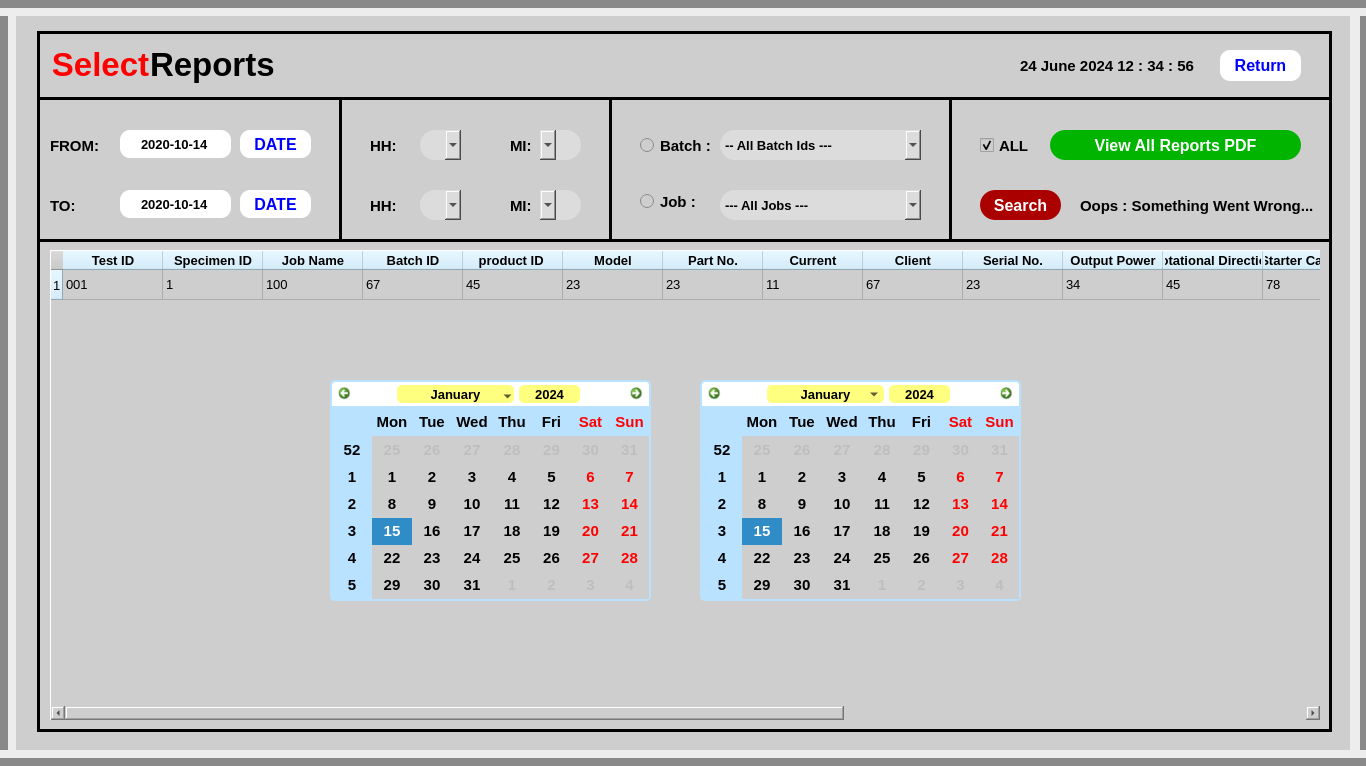
<?xml version="1.0" encoding="UTF-8"?>
<ui version="4.0">
 <class>MainWindow</class>
 <widget class="QMainWindow" name="MainWindow">
  <property name="geometry">
   <rect>
    <x>0</x>
    <y>0</y>
    <width>1366</width>
    <height>766</height>
   </rect>
  </property>
  <property name="minimumSize">
   <size>
    <width>1366</width>
    <height>766</height>
   </size>
  </property>
  <property name="maximumSize">
   <size>
    <width>1366</width>
    <height>766</height>
   </size>
  </property>
  <property name="windowTitle">
   <string>MainWindow</string>
  </property>
  <property name="styleSheet">
   <string notr="true">background-color: rgb(206, 206, 206);</string>
  </property>
  <widget class="QWidget" name="centralwidget">
   <widget class="Line" name="line_9">
    <property name="geometry">
     <rect>
      <x>-30</x>
      <y>750</y>
      <width>1421</width>
      <height>16</height>
     </rect>
    </property>
    <property name="frameShadow">
     <enum>QFrame::Raised</enum>
    </property>
    <property name="lineWidth">
     <number>10</number>
    </property>
    <property name="midLineWidth">
     <number>0</number>
    </property>
    <property name="orientation">
     <enum>Qt::Horizontal</enum>
    </property>
   </widget>
   <widget class="Line" name="line_6">
    <property name="geometry">
     <rect>
      <x>0</x>
      <y>-10</y>
      <width>16</width>
      <height>791</height>
     </rect>
    </property>
    <property name="frameShadow">
     <enum>QFrame::Sunken</enum>
    </property>
    <property name="lineWidth">
     <number>10</number>
    </property>
    <property name="midLineWidth">
     <number>0</number>
    </property>
    <property name="orientation">
     <enum>Qt::Vertical</enum>
    </property>
   </widget>
   <widget class="QLabel" name="label_69">
    <property name="geometry">
     <rect>
      <x>1080</x>
      <y>190</y>
      <width>241</width>
      <height>31</height>
     </rect>
    </property>
    <property name="font">
     <font>
      <family>Arial</family>
      <pointsize>11</pointsize>
      <weight>75</weight>
      <bold>true</bold>
     </font>
    </property>
    <property name="styleSheet">
     <string notr="true">color: rgb(0, 0, 0);


</string>
    </property>
    <property name="text">
     <string>Oops : Something Went Wrong...</string>
    </property>
    <property name="alignment">
     <set>Qt::AlignLeading|Qt::AlignLeft|Qt::AlignVCenter</set>
    </property>
   </widget>
   <widget class="QPushButton" name="pushButton_3">
    <property name="geometry">
     <rect>
      <x>1220</x>
      <y>50</y>
      <width>81</width>
      <height>31</height>
     </rect>
    </property>
    <property name="maximumSize">
     <size>
      <width>16777215</width>
      <height>60</height>
     </size>
    </property>
    <property name="font">
     <font>
      <family>Arial</family>
      <pointsize>12</pointsize>
      <weight>75</weight>
      <bold>true</bold>
     </font>
    </property>
    <property name="cursor">
     <cursorShape>PointingHandCursor</cursorShape>
    </property>
    <property name="styleSheet">
     <string notr="true">#pushButton_3{
color: rgb(0, 0, 255);
border-radius:10px;
background-color: rgb(255, 255, 255);
}
#pushButton_3:hover{
padding-left:5px;
border:1px solid black;
}
#pushButton_3:pressed{
padding-bottom:5px;
}</string>
    </property>
    <property name="text">
     <string>Return</string>
    </property>
   </widget>
   <widget class="QLabel" name="label_34">
    <property name="geometry">
     <rect>
      <x>50</x>
      <y>44</y>
      <width>101</width>
      <height>40</height>
     </rect>
    </property>
    <property name="maximumSize">
     <size>
      <width>16777215</width>
      <height>40</height>
     </size>
    </property>
    <property name="font">
     <font>
      <family>Arial</family>
      <pointsize>25</pointsize>
      <weight>75</weight>
      <bold>true</bold>
     </font>
    </property>
    <property name="styleSheet">
     <string notr="true">
color: rgb(255, 0, 0);


</string>
    </property>
    <property name="text">
     <string>Select</string>
    </property>
    <property name="alignment">
     <set>Qt::AlignCenter</set>
    </property>
   </widget>
   <widget class="QLabel" name="label_72">
    <property name="geometry">
     <rect>
      <x>1020</x>
      <y>50</y>
      <width>181</width>
      <height>31</height>
     </rect>
    </property>
    <property name="font">
     <font>
      <family>Arial</family>
      <pointsize>11</pointsize>
      <weight>75</weight>
      <bold>true</bold>
     </font>
    </property>
    <property name="styleSheet">
     <string notr="true">color: rgb(0, 0, 0);


</string>
    </property>
    <property name="text">
     <string>24 June 2024 12 : 34 : 56</string>
    </property>
    <property name="alignment">
     <set>Qt::AlignLeading|Qt::AlignLeft|Qt::AlignVCenter</set>
    </property>
   </widget>
   <widget class="Line" name="line_8">
    <property name="geometry">
     <rect>
      <x>-30</x>
      <y>0</y>
      <width>1451</width>
      <height>16</height>
     </rect>
    </property>
    <property name="frameShadow">
     <enum>QFrame::Sunken</enum>
    </property>
    <property name="lineWidth">
     <number>10</number>
    </property>
    <property name="midLineWidth">
     <number>0</number>
    </property>
    <property name="orientation">
     <enum>Qt::Horizontal</enum>
    </property>
   </widget>
   <widget class="Line" name="line_7">
    <property name="geometry">
     <rect>
      <x>1350</x>
      <y>-10</y>
      <width>20</width>
      <height>821</height>
     </rect>
    </property>
    <property name="frameShadow">
     <enum>QFrame::Raised</enum>
    </property>
    <property name="lineWidth">
     <number>10</number>
    </property>
    <property name="midLineWidth">
     <number>0</number>
    </property>
    <property name="orientation">
     <enum>Qt::Vertical</enum>
    </property>
   </widget>
   <widget class="QLabel" name="label_49">
    <property name="geometry">
     <rect>
      <x>150</x>
      <y>44</y>
      <width>131</width>
      <height>40</height>
     </rect>
    </property>
    <property name="maximumSize">
     <size>
      <width>16777215</width>
      <height>40</height>
     </size>
    </property>
    <property name="font">
     <font>
      <family>Arial</family>
      <pointsize>25</pointsize>
      <weight>75</weight>
      <bold>true</bold>
     </font>
    </property>
    <property name="styleSheet">
     <string notr="true">color: rgb(0, 0, 0);


</string>
    </property>
    <property name="text">
     <string>Reports</string>
    </property>
    <property name="alignment">
     <set>Qt::AlignLeading|Qt::AlignLeft|Qt::AlignVCenter</set>
    </property>
   </widget>
   <widget class="QLineEdit" name="lineEdit">
    <property name="geometry">
     <rect>
      <x>120</x>
      <y>130</y>
      <width>111</width>
      <height>28</height>
     </rect>
    </property>
    <property name="font">
     <font>
      <family>Arial</family>
      <pointsize>10</pointsize>
      <weight>75</weight>
      <bold>true</bold>
     </font>
    </property>
    <property name="styleSheet">
     <string notr="true">#lineEdit{
background-color: rgb(255, 255, 255);

border-radius: 10px;
}
#lineEdit:hover{
border: 1px solid black;
}
#lineEdit:focus{
border: 1px solid red;
}

</string>
    </property>
    <property name="text">
     <string>2020-10-14</string>
    </property>
    <property name="alignment">
     <set>Qt::AlignCenter</set>
    </property>
   </widget>
   <widget class="QComboBox" name="comboBox">
    <property name="geometry">
     <rect>
      <x>420</x>
      <y>130</y>
      <width>41</width>
      <height>30</height>
     </rect>
    </property>
    <property name="font">
     <font>
      <family>Arial</family>
      <pointsize>10</pointsize>
      <weight>75</weight>
      <bold>true</bold>
     </font>
    </property>
    <property name="cursor">
     <cursorShape>OpenHandCursor</cursorShape>
    </property>
    <property name="styleSheet">
     <string notr="true">#comboBox{
	background-color: rgb(220, 220, 220);
color: rgb(0, 0, 0);
border-radius:15px;
}</string>
    </property>
   </widget>
   <widget class="QComboBox" name="comboBox_8">
    <property name="geometry">
     <rect>
      <x>420</x>
      <y>190</y>
      <width>41</width>
      <height>30</height>
     </rect>
    </property>
    <property name="font">
     <font>
      <family>Arial</family>
      <pointsize>10</pointsize>
      <weight>75</weight>
      <bold>true</bold>
     </font>
    </property>
    <property name="cursor">
     <cursorShape>OpenHandCursor</cursorShape>
    </property>
    <property name="styleSheet">
     <string notr="true">#comboBox_8{
	background-color: rgb(220, 220, 220);

color: rgb(0, 0, 0);
border-radius:15px;
}</string>
    </property>
   </widget>
   <widget class="QComboBox" name="comboBox_3">
    <property name="geometry">
     <rect>
      <x>720</x>
      <y>190</y>
      <width>201</width>
      <height>30</height>
     </rect>
    </property>
    <property name="font">
     <font>
      <family>Arial</family>
      <pointsize>10</pointsize>
      <weight>75</weight>
      <bold>true</bold>
     </font>
    </property>
    <property name="cursor">
     <cursorShape>OpenHandCursor</cursorShape>
    </property>
    <property name="styleSheet">
     <string notr="true">#comboBox_3{
	background-color: rgb(220, 220, 220);
color: rgb(0, 0, 0);
border-radius:15px;
}</string>
    </property>
    <item>
     <property name="text">
      <string>--- All Jobs ---</string>
     </property>
    </item>
    <item>
     <property name="text">
      <string>JobName 1</string>
     </property>
    </item>
    <item>
     <property name="text">
      <string>JobName 2</string>
     </property>
    </item>
   </widget>
   <widget class="QLabel" name="label_12">
    <property name="geometry">
     <rect>
      <x>510</x>
      <y>190</y>
      <width>21</width>
      <height>31</height>
     </rect>
    </property>
    <property name="font">
     <font>
      <family>Arial</family>
      <pointsize>11</pointsize>
      <weight>75</weight>
      <bold>true</bold>
     </font>
    </property>
    <property name="styleSheet">
     <string notr="true">color: rgb(0, 0, 0);</string>
    </property>
    <property name="text">
     <string>MI:</string>
    </property>
    <property name="alignment">
     <set>Qt::AlignLeading|Qt::AlignLeft|Qt::AlignVCenter</set>
    </property>
   </widget>
   <widget class="QPushButton" name="pushButton_4">
    <property name="geometry">
     <rect>
      <x>980</x>
      <y>190</y>
      <width>81</width>
      <height>30</height>
     </rect>
    </property>
    <property name="font">
     <font>
      <family>Arial</family>
      <pointsize>12</pointsize>
      <weight>75</weight>
      <bold>true</bold>
     </font>
    </property>
    <property name="cursor">
     <cursorShape>PointingHandCursor</cursorShape>
    </property>
    <property name="styleSheet">
     <string notr="true">#pushButton_4{
color: rgb(255, 255, 255);
background-color: rgb(170, 0, 0);
border-radius:15px;
}
#pushButton_4:hover{
border:2px solid white;
padding-bottom: 3px;
padding-right: 3px;
}
#pushButton_4:pressed{
border:none;
padding-top: 5px;
padding-left: 5px;
}</string>
    </property>
    <property name="text">
     <string>Search</string>
    </property>
   </widget>
   <widget class="QCalendarWidget" name="calendarWidget_2">
    <property name="geometry">
     <rect>
      <x>700</x>
      <y>380</y>
      <width>321</width>
      <height>221</height>
     </rect>
    </property>
    <property name="font">
     <font>
      <family>Arial</family>
      <pointsize>11</pointsize>
      <weight>75</weight>
      <bold>true</bold>
     </font>
    </property>
    <property name="cursor">
     <cursorShape>PointingHandCursor</cursorShape>
    </property>
    <property name="focusPolicy">
     <enum>Qt::NoFocus</enum>
    </property>
    <property name="styleSheet">
     <string notr="true">#calendarWidget_2 QWidget {
    alternate-background-color: #B8E2FF;
}
#qt_calendar_navigationbar {
    background-color: rgb(255, 255, 255);
    border: 2px solid #B8E2FF;
    border-top-left-radius: 5px;
    border-top-right-radius: 5px;
}

#qt_calendar_prevmonth {
    border: none;
    qproperty-icon: none;
    min-width: 13px;
    max-width: 13px;
    min-height: 13px;
    max-height: 13px;
    border-radius: 5px;
    background-color: transparent;
    padding: 5px;
    margin-left: 3px;
    image: url(:/newPrefix/back-arrow.png);
}
#qt_calendar_nextmonth {
    border: none;
    qproperty-icon: none;
    min-width: 13px;
    max-width: 13px;
    min-height: 13px;
    max-height: 13px;
    border-radius: 5px;
    background-color: transparent;
    padding: 5px;
    margin-right: 3px;
    image: url(:/newPrefix/redo-arrow.png);
}
#qt_calendar_prevmonth:hover, #qt_calendar_nextmonth:hover {
    background-color: #55aaff;
}
#qt_calendar_prevmonth:pressed, #qt_calendar_nextmonth:pressed {
    background-color: rgb(255, 255, 255);
}
#qt_calendar_yearbutton {
    color: rgb(0, 0, 0);
    margin: 5px;
    border-radius: 5px;
    font-size: 13px;
    padding: 0 10px;
    background-color: rgb(255, 255, 127);
}
#qt_calendar_monthbutton {
    width: 110px;
    background-color: rgb(255, 255, 127);
    color: rgb(0, 0, 0);
    font-size: 13px;
    padding: 0 2px;
    margin: 5px 0;
    border-radius: 5px;
}
#qt_calendar_yearbutton:hover, #qt_calendar_monthbutton:hover {
    background-color: rgb(250, 255, 190);
}
#qt_calendar_yearbutton:pressed, #qt_calendar_monthbutton:pressed {
    background-color: #B8E2FF;
}
#qt_calendar_yearedit {
    min-width: 60px;
    color: rgb(0, 0, 0);
    background: transparent;
    font-size: 13px;
}
#qt_calendar_yearedit::down-button {
    subcontrol-position: left;
    image: url(:/newPrefix/arrow.png);
}
#qt_calendar_yearedit::up-button {
    subcontrol-position: right;
    image: url(:/newPrefix/arrow-up.png);
}
#qt_calendar_yearedit::down-button, #qt_calendar_yearedit::up-button {
    width: 18px;
    height: 18px;
    padding: 0px 5px;
    border-radius: 3px;
}
#qt_calendar_yearedit::down-button:hover, #qt_calendar_yearedit::up-button:hover {
    background-color: #B8E2FF;
}
#qt_calendar_yearedit::down-button:pressed, #qt_calendar_yearedit::up-button:pressed {
    background-color: #fff;
}
#calendarWidget_2 QToolButton QMenu {
    background-color: #fff;
}
#calendarWidget_2 QToolButton QMenu::item {
    /*padding:5px;*/
}
#calendarWidget_2 QToolButton QMenu::item:selected:enabled {
    background-color: #55aaff;
}

#calendarWidget_2 QToolButton::menu-indicator {
    nosubcontrol-origin: margin;
    subcontrol-position: right center;
    margin-top: 10px; 
    width: 20px;
}

#qt_calendar_calendarview {
    border: 2px solid #B8E2FF;
    border-top: 0px;
    border-bottom-left-radius: 5px;
    border-bottom-right-radius: 5px;
}
#qt_calendar_calendarview::item:hover {
    background-color: #aaffff;
    border-radius: 5px;
}
#qt_calendar_calendarview::item:selected {
    background-color: #55aaff;
    border-radius: 5px;
}
</string>
    </property>
    <property name="gridVisible">
     <bool>false</bool>
    </property>
   </widget>
   <widget class="QLabel" name="label_4">
    <property name="geometry">
     <rect>
      <x>50</x>
      <y>190</y>
      <width>41</width>
      <height>31</height>
     </rect>
    </property>
    <property name="font">
     <font>
      <family>Arial</family>
      <pointsize>11</pointsize>
      <weight>75</weight>
      <bold>true</bold>
     </font>
    </property>
    <property name="styleSheet">
     <string notr="true">color: rgb(0, 0, 0);</string>
    </property>
    <property name="text">
     <string>TO:</string>
    </property>
    <property name="alignment">
     <set>Qt::AlignLeading|Qt::AlignLeft|Qt::AlignVCenter</set>
    </property>
   </widget>
   <widget class="QLabel" name="label_3">
    <property name="geometry">
     <rect>
      <x>50</x>
      <y>130</y>
      <width>61</width>
      <height>31</height>
     </rect>
    </property>
    <property name="font">
     <font>
      <family>Arial</family>
      <pointsize>11</pointsize>
      <weight>75</weight>
      <bold>true</bold>
     </font>
    </property>
    <property name="styleSheet">
     <string notr="true">color: rgb(0, 0, 0);</string>
    </property>
    <property name="text">
     <string>FROM:</string>
    </property>
    <property name="alignment">
     <set>Qt::AlignLeading|Qt::AlignLeft|Qt::AlignVCenter</set>
    </property>
   </widget>
   <widget class="QLabel" name="label_5">
    <property name="geometry">
     <rect>
      <x>370</x>
      <y>130</y>
      <width>41</width>
      <height>31</height>
     </rect>
    </property>
    <property name="font">
     <font>
      <family>Arial</family>
      <pointsize>11</pointsize>
      <weight>75</weight>
      <bold>true</bold>
     </font>
    </property>
    <property name="styleSheet">
     <string notr="true">color: rgb(0, 0, 0);</string>
    </property>
    <property name="text">
     <string>HH:</string>
    </property>
    <property name="alignment">
     <set>Qt::AlignLeading|Qt::AlignLeft|Qt::AlignVCenter</set>
    </property>
   </widget>
   <widget class="QPushButton" name="pushButton_12">
    <property name="geometry">
     <rect>
      <x>240</x>
      <y>190</y>
      <width>71</width>
      <height>28</height>
     </rect>
    </property>
    <property name="font">
     <font>
      <family>Arial</family>
      <pointsize>12</pointsize>
      <weight>75</weight>
      <bold>true</bold>
     </font>
    </property>
    <property name="cursor">
     <cursorShape>PointingHandCursor</cursorShape>
    </property>
    <property name="styleSheet">
     <string notr="true">#pushButton_12{
color: rgb(0, 0, 255);
border-radius:10px;
background-color: rgb(255, 255, 255);
}
#pushButton_12:hover{
padding-left:5px;
border:1px solid black;
}
#pushButton_12:pressed{
padding-bottom:5px;
}</string>
    </property>
    <property name="text">
     <string>DATE</string>
    </property>
    <property name="checkable">
     <bool>false</bool>
    </property>
    <property name="autoExclusive">
     <bool>false</bool>
    </property>
   </widget>
   <widget class="QComboBox" name="comboBox_4">
    <property name="geometry">
     <rect>
      <x>720</x>
      <y>130</y>
      <width>201</width>
      <height>30</height>
     </rect>
    </property>
    <property name="font">
     <font>
      <family>Arial</family>
      <pointsize>10</pointsize>
      <weight>75</weight>
      <bold>true</bold>
     </font>
    </property>
    <property name="cursor">
     <cursorShape>OpenHandCursor</cursorShape>
    </property>
    <property name="layoutDirection">
     <enum>Qt::LeftToRight</enum>
    </property>
    <property name="styleSheet">
     <string notr="true">#comboBox_4{
	background-color: rgb(220, 220, 220);
color: rgb(0, 0, 0);
border-radius:15px;
}</string>
    </property>
    <item>
     <property name="text">
      <string>-- All Batch Ids ---</string>
     </property>
    </item>
    <item>
     <property name="text">
      <string>COMPRESSION</string>
     </property>
    </item>
    <item>
     <property name="text">
      <string>TEAR</string>
     </property>
    </item>
    <item>
     <property name="text">
      <string>FLXURAL</string>
     </property>
    </item>
    <item>
     <property name="text">
      <string>ILSS</string>
     </property>
    </item>
    <item>
     <property name="text">
      <string>QLSS</string>
     </property>
    </item>
   </widget>
   <widget class="QRadioButton" name="radioButton">
    <property name="geometry">
     <rect>
      <x>640</x>
      <y>176</y>
      <width>71</width>
      <height>51</height>
     </rect>
    </property>
    <property name="font">
     <font>
      <family>Arial</family>
      <pointsize>11</pointsize>
      <weight>75</weight>
      <bold>true</bold>
     </font>
    </property>
    <property name="cursor">
     <cursorShape>PointingHandCursor</cursorShape>
    </property>
    <property name="text">
     <string>Job :</string>
    </property>
   </widget>
   <widget class="QLineEdit" name="lineEdit_2">
    <property name="geometry">
     <rect>
      <x>120</x>
      <y>190</y>
      <width>111</width>
      <height>28</height>
     </rect>
    </property>
    <property name="font">
     <font>
      <family>Arial</family>
      <pointsize>10</pointsize>
      <weight>75</weight>
      <bold>true</bold>
     </font>
    </property>
    <property name="styleSheet">
     <string notr="true">#lineEdit_2{
background-color: rgb(255, 255, 255);

border-radius: 10px;
}
#lineEdit_2:hover{
border: 1px solid black;
}
#lineEdit_2:focus{
border: 1px solid red;
}
</string>
    </property>
    <property name="text">
     <string>2020-10-14</string>
    </property>
    <property name="alignment">
     <set>Qt::AlignCenter</set>
    </property>
   </widget>
   <widget class="QCalendarWidget" name="calendarWidget">
    <property name="geometry">
     <rect>
      <x>330</x>
      <y>380</y>
      <width>321</width>
      <height>221</height>
     </rect>
    </property>
    <property name="font">
     <font>
      <family>Arial</family>
      <pointsize>11</pointsize>
      <weight>75</weight>
      <bold>true</bold>
     </font>
    </property>
    <property name="cursor">
     <cursorShape>PointingHandCursor</cursorShape>
    </property>
    <property name="mouseTracking">
     <bool>false</bool>
    </property>
    <property name="tabletTracking">
     <bool>false</bool>
    </property>
    <property name="focusPolicy">
     <enum>Qt::NoFocus</enum>
    </property>
    <property name="contextMenuPolicy">
     <enum>Qt::DefaultContextMenu</enum>
    </property>
    <property name="styleSheet">
     <string notr="true">#calendarWidget QWidget {
    alternate-background-color: #B8E2FF;
}
#qt_calendar_navigationbar {
    background-color: rgb(255, 255, 255);
    border: 2px solid #B8E2FF;
    border-top-left-radius: 5px;
    border-top-right-radius: 5px;
}

#qt_calendar_prevmonth {
    border: none;
    qproperty-icon: none;
    min-width: 13px;
    max-width: 13px;
    min-height: 13px;
    max-height: 13px;
    border-radius: 5px;
    background-color: transparent;
    padding: 5px;
    margin-left: 3px;
	image: url(:/newPrefix/back-arrow.png);
}
#qt_calendar_nextmonth {
    border: none;
    qproperty-icon: none;
    min-width: 13px;
    max-width: 13px;
    min-height: 13px;
    max-height: 13px;
    border-radius: 5px;
    background-color: transparent;
    padding: 5px;
    margin-right: 3px;
	image: url(:/newPrefix/redo-arrow.png);
}
#qt_calendar_prevmonth:hover, #qt_calendar_nextmonth:hover {
    background-color: #55aaff;
}
#qt_calendar_prevmonth:pressed, #qt_calendar_nextmonth:pressed {
    background-color: rgb(255, 255, 255);
}
#qt_calendar_yearbutton{

color: rgb(0, 0, 0);
margin: 5px;
border-radius: 5px;
font-size: 13px;
padding: 0 10px;
	background-color: rgb(255, 255, 127);
}
#qt_calendar_monthbutton{
width:110px;
	background-color: rgb(255, 255, 127);
	color: rgb(0, 0, 0);
font-size: 13px;
padding: 0 2px;
margin: 5px 0;
border-radius: 5px;
}
#qt_calendar_yearbutton:hover, #qt_calendar_monthbutton:hover{
background-color: rgb(250, 255, 190);
}
#qt_calendar_yearbutton:pressed, #qt_calendar_monthbutton:pressed{
background-color: #B8E2FF;
}
#qt_calendar_yearedit{
min-width:60px;
	color: rgb(0, 0, 0);
background: transparent;
font-size: 13px;
}
#qt_calendar_yearedit::down-button{
subcontrol-position: left;
	image: url(:/newPrefix/arrow.png);
}
#qt_calendar_yearedit::up-button{
subcontrol-position: right;
	image: url(:/newPrefix/arrow-up.png);
}
#qt_calendar_yearedit::down-button, #qt_calendar_yearedit::up-button{
width: 18px;
height: 18px;
padding: 0px 5px;
border-radius:3px;
}
#qt_calendar_yearedit::down-button:hover, #qt_calendar_yearedit::up-button:hover{
background-color: #B8E2FF;
}
#qt_calendar_yearedit::down-button:pressed, #qt_calendar_yearedit::up-button:pressed{
background-color: #fff;
}
#calendarWidget QToolButton QMenu {
background-color: #fff;
}
#calendarWidget QToolButton QMenu::item{
/*padding:5px;*/
}
#calendarWidget QToolButton QMenu::item:selected:enabled{
background-color: #55aaff;
}

#calendarWidget QToolButton::menu-indicator{
nosubcontrol-origin: margin;
subcontrol-position: right center;
margin-top: 10px; 
width: 20px;
}

#qt_calendar_calendarview{
border: 2px solid #B8E2FF;
border-top: 0px;
border-bottom-left-radius:5px;
border-bottom-right-radius:5px;
}
#qt_calendar_calendarview::item:hover{
background-color: #aaffff;
border-radius: 5px;

}
#qt_calendar_calendarview::item:selected{
background-color: #55aaff;
border-radius: 5px;
	background-color: rgb(0, 0, 0);
}</string>
    </property>
    <property name="firstDayOfWeek">
     <enum>Qt::Monday</enum>
    </property>
    <property name="gridVisible">
     <bool>false</bool>
    </property>
    <property name="navigationBarVisible">
     <bool>true</bool>
    </property>
   </widget>
   <widget class="QLabel" name="label_11">
    <property name="geometry">
     <rect>
      <x>370</x>
      <y>190</y>
      <width>41</width>
      <height>31</height>
     </rect>
    </property>
    <property name="font">
     <font>
      <family>Arial</family>
      <pointsize>11</pointsize>
      <weight>75</weight>
      <bold>true</bold>
     </font>
    </property>
    <property name="styleSheet">
     <string notr="true">color: rgb(0, 0, 0);</string>
    </property>
    <property name="text">
     <string>HH:</string>
    </property>
    <property name="alignment">
     <set>Qt::AlignLeading|Qt::AlignLeft|Qt::AlignVCenter</set>
    </property>
   </widget>
   <widget class="QLabel" name="label_6">
    <property name="geometry">
     <rect>
      <x>510</x>
      <y>130</y>
      <width>31</width>
      <height>31</height>
     </rect>
    </property>
    <property name="font">
     <font>
      <family>Arial</family>
      <pointsize>11</pointsize>
      <weight>75</weight>
      <bold>true</bold>
     </font>
    </property>
    <property name="styleSheet">
     <string notr="true">color: rgb(0, 0, 0);</string>
    </property>
    <property name="text">
     <string>MI:</string>
    </property>
    <property name="alignment">
     <set>Qt::AlignLeading|Qt::AlignLeft|Qt::AlignVCenter</set>
    </property>
   </widget>
   <widget class="QComboBox" name="comboBox_2">
    <property name="geometry">
     <rect>
      <x>540</x>
      <y>130</y>
      <width>41</width>
      <height>30</height>
     </rect>
    </property>
    <property name="font">
     <font>
      <family>Arial</family>
      <pointsize>10</pointsize>
      <weight>75</weight>
      <bold>true</bold>
     </font>
    </property>
    <property name="cursor">
     <cursorShape>OpenHandCursor</cursorShape>
    </property>
    <property name="layoutDirection">
     <enum>Qt::RightToLeft</enum>
    </property>
    <property name="styleSheet">
     <string notr="true">#comboBox_2{
	background-color: rgb(220, 220, 220);
color: rgb(0, 0, 0);
border-radius:15px;
}</string>
    </property>
   </widget>
   <widget class="QPushButton" name="pushButton_8">
    <property name="geometry">
     <rect>
      <x>240</x>
      <y>130</y>
      <width>71</width>
      <height>28</height>
     </rect>
    </property>
    <property name="font">
     <font>
      <family>Arial</family>
      <pointsize>12</pointsize>
      <weight>75</weight>
      <bold>true</bold>
     </font>
    </property>
    <property name="cursor">
     <cursorShape>PointingHandCursor</cursorShape>
    </property>
    <property name="styleSheet">
     <string notr="true">#pushButton_8{
color: rgb(0, 0, 255);
border-radius:10px;
background-color: rgb(255, 255, 255);
}
#pushButton_8:hover{
padding-left:5px;
border:1px solid black;
}
#pushButton_8:pressed{
padding-bottom:5px;
}</string>
    </property>
    <property name="text">
     <string>DATE</string>
    </property>
    <property name="checkable">
     <bool>false</bool>
    </property>
    <property name="autoExclusive">
     <bool>false</bool>
    </property>
   </widget>
   <widget class="QComboBox" name="comboBox_7">
    <property name="geometry">
     <rect>
      <x>540</x>
      <y>190</y>
      <width>41</width>
      <height>30</height>
     </rect>
    </property>
    <property name="font">
     <font>
      <family>Arial</family>
      <pointsize>10</pointsize>
      <weight>75</weight>
      <bold>true</bold>
     </font>
    </property>
    <property name="cursor">
     <cursorShape>OpenHandCursor</cursorShape>
    </property>
    <property name="layoutDirection">
     <enum>Qt::RightToLeft</enum>
    </property>
    <property name="styleSheet">
     <string notr="true">#comboBox_7{
	background-color: rgb(220, 220, 220);
color: rgb(0, 0, 0);
border-radius:15px;
}</string>
    </property>
   </widget>
   <widget class="QPushButton" name="pushButton_5">
    <property name="geometry">
     <rect>
      <x>1050</x>
      <y>130</y>
      <width>251</width>
      <height>30</height>
     </rect>
    </property>
    <property name="font">
     <font>
      <family>Arial</family>
      <pointsize>12</pointsize>
      <weight>75</weight>
      <bold>true</bold>
     </font>
    </property>
    <property name="cursor">
     <cursorShape>PointingHandCursor</cursorShape>
    </property>
    <property name="styleSheet">
     <string notr="true">#pushButton_5{
color: rgb(255, 255, 255);
background-color: rgb(0, 180, 0);
border-radius: 15px;
}
#pushButton_5:hover{
border:2px solid white;
padding-bottom: 3px;
padding-right: 3px;
}
#pushButton_5:pressed{
border:none;
padding-top: 5px;
padding-left: 5px;
}
</string>
    </property>
    <property name="text">
     <string>View All Reports PDF</string>
    </property>
   </widget>
   <widget class="QCheckBox" name="checkBox">
    <property name="geometry">
     <rect>
      <x>980</x>
      <y>130</y>
      <width>51</width>
      <height>31</height>
     </rect>
    </property>
    <property name="font">
     <font>
      <family>Arial</family>
      <pointsize>11</pointsize>
      <weight>75</weight>
      <bold>true</bold>
     </font>
    </property>
    <property name="cursor">
     <cursorShape>PointingHandCursor</cursorShape>
    </property>
    <property name="text">
     <string>ALL</string>
    </property>
    <property name="checked">
     <bool>true</bool>
    </property>
   </widget>
   <widget class="QRadioButton" name="radioButton_2">
    <property name="geometry">
     <rect>
      <x>640</x>
      <y>120</y>
      <width>71</width>
      <height>51</height>
     </rect>
    </property>
    <property name="font">
     <font>
      <family>Arial</family>
      <pointsize>11</pointsize>
      <weight>75</weight>
      <bold>true</bold>
     </font>
    </property>
    <property name="cursor">
     <cursorShape>PointingHandCursor</cursorShape>
    </property>
    <property name="text">
     <string>Batch :</string>
    </property>
   </widget>
   <widget class="QTableWidget" name="tableWidget">
    <property name="geometry">
     <rect>
      <x>50</x>
      <y>250</y>
      <width>1271</width>
      <height>471</height>
     </rect>
    </property>
    <property name="font">
     <font>
      <family>Arial</family>
      <pointsize>10</pointsize>
      <weight>50</weight>
      <bold>false</bold>
     </font>
    </property>
    <property name="cursor" stdset="0">
     <cursorShape>PointingHandCursor</cursorShape>
    </property>
    <property name="styleSheet">
     <string notr="true">#tableWidget{
color: rgb(0, 0, 0);
border: 1px solid white;
	alternate-background-color: rgb(232, 232, 232);
}
QHeaderView{

}
QHeaderView::section{
	background-color: rgb(203, 237, 255);
}
QTableWidget::item:hover{
background-color: rgb(208, 208, 208);}</string>
    </property>
    <property name="frameShape">
     <enum>QFrame::Box</enum>
    </property>
    <property name="frameShadow">
     <enum>QFrame::Plain</enum>
    </property>
    <property name="lineWidth">
     <number>3</number>
    </property>
    <property name="verticalScrollMode">
     <enum>QAbstractItemView::ScrollPerPixel</enum>
    </property>
    <property name="horizontalScrollMode">
     <enum>QAbstractItemView::ScrollPerPixel</enum>
    </property>
    <property name="gridStyle">
     <enum>Qt::SolidLine</enum>
    </property>
    <property name="sortingEnabled">
     <bool>true</bool>
    </property>
    <attribute name="horizontalHeaderStretchLastSection">
     <bool>true</bool>
    </attribute>
    <row>
     <property name="text">
      <string>1</string>
     </property>
     <property name="font">
      <font>
       <family>Arial</family>
       <pointsize>10</pointsize>
       <weight>50</weight>
       <bold>false</bold>
      </font>
     </property>
    </row>
    <column>
     <property name="text">
      <string>Test ID</string>
     </property>
     <property name="font">
      <font>
       <family>Arial</family>
       <pointsize>10</pointsize>
       <weight>75</weight>
       <bold>true</bold>
      </font>
     </property>
    </column>
    <column>
     <property name="text">
      <string>Specimen ID</string>
     </property>
     <property name="font">
      <font>
       <family>Arial</family>
       <pointsize>10</pointsize>
       <weight>75</weight>
       <bold>true</bold>
      </font>
     </property>
    </column>
    <column>
     <property name="text">
      <string>Job Name</string>
     </property>
     <property name="font">
      <font>
       <family>Arial</family>
       <pointsize>10</pointsize>
       <weight>75</weight>
       <bold>true</bold>
      </font>
     </property>
    </column>
    <column>
     <property name="text">
      <string>Batch ID</string>
     </property>
     <property name="font">
      <font>
       <family>Arial</family>
       <pointsize>10</pointsize>
       <weight>75</weight>
       <bold>true</bold>
      </font>
     </property>
    </column>
    <column>
     <property name="text">
      <string>product ID </string>
     </property>
     <property name="font">
      <font>
       <family>Arial</family>
       <pointsize>10</pointsize>
       <weight>75</weight>
       <bold>true</bold>
      </font>
     </property>
    </column>
    <column>
     <property name="text">
      <string>Model</string>
     </property>
     <property name="font">
      <font>
       <family>Arial</family>
       <pointsize>10</pointsize>
       <weight>75</weight>
       <bold>true</bold>
      </font>
     </property>
    </column>
    <column>
     <property name="text">
      <string>Part No.</string>
     </property>
     <property name="font">
      <font>
       <family>Arial</family>
       <pointsize>10</pointsize>
       <weight>75</weight>
       <bold>true</bold>
      </font>
     </property>
    </column>
    <column>
     <property name="text">
      <string>Current</string>
     </property>
     <property name="font">
      <font>
       <family>Arial</family>
       <pointsize>10</pointsize>
       <weight>75</weight>
       <bold>true</bold>
      </font>
     </property>
    </column>
    <column>
     <property name="text">
      <string>Client</string>
     </property>
     <property name="font">
      <font>
       <family>Arial</family>
       <pointsize>10</pointsize>
       <weight>75</weight>
       <bold>true</bold>
      </font>
     </property>
    </column>
    <column>
     <property name="text">
      <string>Serial No.</string>
     </property>
     <property name="font">
      <font>
       <family>Arial</family>
       <pointsize>10</pointsize>
       <weight>75</weight>
       <bold>true</bold>
      </font>
     </property>
    </column>
    <column>
     <property name="text">
      <string>Output Power</string>
     </property>
     <property name="font">
      <font>
       <family>Arial</family>
       <pointsize>10</pointsize>
       <weight>75</weight>
       <bold>true</bold>
      </font>
     </property>
    </column>
    <column>
     <property name="text">
      <string>Rotational Direction</string>
     </property>
     <property name="font">
      <font>
       <family>Arial</family>
       <pointsize>10</pointsize>
       <weight>75</weight>
       <bold>true</bold>
      </font>
     </property>
    </column>
    <column>
     <property name="text">
      <string>Starter Capacitor</string>
     </property>
     <property name="font">
      <font>
       <family>Arial</family>
       <pointsize>10</pointsize>
       <weight>75</weight>
       <bold>true</bold>
      </font>
     </property>
    </column>
    <column>
     <property name="text">
      <string>Operation Capacitor</string>
     </property>
     <property name="font">
      <font>
       <family>Arial</family>
       <pointsize>10</pointsize>
       <weight>75</weight>
       <bold>true</bold>
      </font>
     </property>
    </column>
    <column>
     <property name="text">
      <string>Phase</string>
     </property>
     <property name="font">
      <font>
       <family>Arial</family>
       <pointsize>10</pointsize>
       <weight>75</weight>
       <bold>true</bold>
      </font>
     </property>
    </column>
    <column>
     <property name="text">
      <string>Voltage</string>
     </property>
     <property name="font">
      <font>
       <family>Arial</family>
       <pointsize>10</pointsize>
       <weight>75</weight>
       <bold>true</bold>
      </font>
     </property>
    </column>
    <column>
     <property name="text">
      <string>Pole</string>
     </property>
     <property name="font">
      <font>
       <family>Arial</family>
       <pointsize>10</pointsize>
       <weight>75</weight>
       <bold>true</bold>
      </font>
     </property>
    </column>
    <column>
     <property name="text">
      <string>Motor Speed</string>
     </property>
     <property name="font">
      <font>
       <family>Arial</family>
       <pointsize>10</pointsize>
       <weight>75</weight>
       <bold>true</bold>
      </font>
     </property>
    </column>
    <column>
     <property name="text">
      <string>Frequency</string>
     </property>
     <property name="font">
      <font>
       <family>Arial</family>
       <pointsize>10</pointsize>
       <weight>75</weight>
       <bold>true</bold>
      </font>
     </property>
    </column>
    <column>
     <property name="text">
      <string>Test Condition</string>
     </property>
     <property name="font">
      <font>
       <family>Arial</family>
       <pointsize>10</pointsize>
       <weight>75</weight>
       <bold>true</bold>
      </font>
     </property>
    </column>
    <item row="0" column="0">
     <property name="text">
      <string>001</string>
     </property>
    </item>
    <item row="0" column="1">
     <property name="text">
      <string>1</string>
     </property>
     <property name="font">
      <font>
       <family>Arial</family>
       <pointsize>10</pointsize>
       <weight>50</weight>
       <bold>false</bold>
      </font>
     </property>
    </item>
    <item row="0" column="2">
     <property name="text">
      <string>100</string>
     </property>
     <property name="font">
      <font>
       <family>Arial</family>
       <pointsize>10</pointsize>
       <weight>50</weight>
       <bold>false</bold>
      </font>
     </property>
    </item>
    <item row="0" column="3">
     <property name="text">
      <string>67</string>
     </property>
     <property name="font">
      <font>
       <family>Arial</family>
       <pointsize>10</pointsize>
      </font>
     </property>
    </item>
    <item row="0" column="4">
     <property name="text">
      <string>45</string>
     </property>
     <property name="font">
      <font>
       <family>Arial</family>
       <pointsize>10</pointsize>
      </font>
     </property>
    </item>
    <item row="0" column="5">
     <property name="text">
      <string>23</string>
     </property>
     <property name="font">
      <font>
       <family>Arial</family>
       <pointsize>10</pointsize>
      </font>
     </property>
    </item>
    <item row="0" column="6">
     <property name="text">
      <string>23</string>
     </property>
     <property name="font">
      <font>
       <family>Arial</family>
       <pointsize>10</pointsize>
      </font>
     </property>
    </item>
    <item row="0" column="7">
     <property name="text">
      <string>11</string>
     </property>
     <property name="font">
      <font>
       <family>Arial</family>
       <pointsize>10</pointsize>
      </font>
     </property>
    </item>
    <item row="0" column="8">
     <property name="text">
      <string>67</string>
     </property>
     <property name="font">
      <font>
       <family>Arial</family>
       <pointsize>10</pointsize>
      </font>
     </property>
    </item>
    <item row="0" column="9">
     <property name="text">
      <string>23</string>
     </property>
    </item>
    <item row="0" column="10">
     <property name="text">
      <string>34</string>
     </property>
    </item>
    <item row="0" column="11">
     <property name="text">
      <string>45</string>
     </property>
     <property name="font">
      <font>
       <family>Arial</family>
       <pointsize>10</pointsize>
      </font>
     </property>
    </item>
    <item row="0" column="12">
     <property name="text">
      <string>78</string>
     </property>
     <property name="font">
      <font>
       <family>Arial</family>
       <pointsize>10</pointsize>
      </font>
     </property>
    </item>
    <item row="0" column="13">
     <property name="text">
      <string>56</string>
     </property>
     <property name="font">
      <font>
       <family>Arial</family>
       <pointsize>10</pointsize>
      </font>
     </property>
    </item>
    <item row="0" column="14">
     <property name="text">
      <string>56</string>
     </property>
    </item>
    <item row="0" column="15">
     <property name="text">
      <string>43</string>
     </property>
     <property name="font">
      <font>
       <family>Arial</family>
       <pointsize>10</pointsize>
      </font>
     </property>
    </item>
    <item row="0" column="16">
     <property name="text">
      <string>76</string>
     </property>
     <property name="font">
      <font>
       <family>Arial</family>
       <pointsize>10</pointsize>
      </font>
     </property>
    </item>
    <item row="0" column="17">
     <property name="text">
      <string>89</string>
     </property>
     <property name="font">
      <font>
       <family>Arial</family>
       <pointsize>10</pointsize>
      </font>
     </property>
    </item>
    <item row="0" column="18">
     <property name="text">
      <string>90</string>
     </property>
     <property name="font">
      <font>
       <family>Arial</family>
       <pointsize>10</pointsize>
      </font>
     </property>
    </item>
    <item row="0" column="19">
     <property name="text">
      <string>45</string>
     </property>
     <property name="font">
      <font>
       <family>Arial</family>
       <pointsize>10</pointsize>
      </font>
     </property>
    </item>
   </widget>
   <widget class="Line" name="line_5">
    <property name="geometry">
     <rect>
      <x>1320</x>
      <y>31</y>
      <width>20</width>
      <height>701</height>
     </rect>
    </property>
    <property name="frameShadow">
     <enum>QFrame::Plain</enum>
    </property>
    <property name="lineWidth">
     <number>3</number>
    </property>
    <property name="orientation">
     <enum>Qt::Vertical</enum>
    </property>
   </widget>
   <widget class="Line" name="line_3">
    <property name="geometry">
     <rect>
      <x>28</x>
      <y>31</y>
      <width>20</width>
      <height>701</height>
     </rect>
    </property>
    <property name="frameShadow">
     <enum>QFrame::Plain</enum>
    </property>
    <property name="lineWidth">
     <number>3</number>
    </property>
    <property name="orientation">
     <enum>Qt::Vertical</enum>
    </property>
   </widget>
   <widget class="Line" name="line_17">
    <property name="geometry">
     <rect>
      <x>40</x>
      <y>90</y>
      <width>1289</width>
      <height>16</height>
     </rect>
    </property>
    <property name="frameShadow">
     <enum>QFrame::Plain</enum>
    </property>
    <property name="lineWidth">
     <number>3</number>
    </property>
    <property name="orientation">
     <enum>Qt::Horizontal</enum>
    </property>
   </widget>
   <widget class="Line" name="line_10">
    <property name="geometry">
     <rect>
      <x>600</x>
      <y>100</y>
      <width>20</width>
      <height>139</height>
     </rect>
    </property>
    <property name="frameShadow">
     <enum>QFrame::Plain</enum>
    </property>
    <property name="lineWidth">
     <number>3</number>
    </property>
    <property name="orientation">
     <enum>Qt::Vertical</enum>
    </property>
   </widget>
   <widget class="Line" name="line_18">
    <property name="geometry">
     <rect>
      <x>40</x>
      <y>230</y>
      <width>1289</width>
      <height>20</height>
     </rect>
    </property>
    <property name="frameShadow">
     <enum>QFrame::Plain</enum>
    </property>
    <property name="lineWidth">
     <number>3</number>
    </property>
    <property name="orientation">
     <enum>Qt::Horizontal</enum>
    </property>
   </widget>
   <widget class="Line" name="line_16">
    <property name="geometry">
     <rect>
      <x>40</x>
      <y>24</y>
      <width>1289</width>
      <height>16</height>
     </rect>
    </property>
    <property name="frameShadow">
     <enum>QFrame::Plain</enum>
    </property>
    <property name="lineWidth">
     <number>3</number>
    </property>
    <property name="orientation">
     <enum>Qt::Horizontal</enum>
    </property>
   </widget>
   <widget class="Line" name="line_4">
    <property name="geometry">
     <rect>
      <x>330</x>
      <y>100</y>
      <width>20</width>
      <height>139</height>
     </rect>
    </property>
    <property name="frameShadow">
     <enum>QFrame::Plain</enum>
    </property>
    <property name="lineWidth">
     <number>3</number>
    </property>
    <property name="orientation">
     <enum>Qt::Vertical</enum>
    </property>
   </widget>
   <widget class="Line" name="line_15">
    <property name="geometry">
     <rect>
      <x>40</x>
      <y>720</y>
      <width>1289</width>
      <height>20</height>
     </rect>
    </property>
    <property name="frameShadow">
     <enum>QFrame::Plain</enum>
    </property>
    <property name="lineWidth">
     <number>3</number>
    </property>
    <property name="orientation">
     <enum>Qt::Horizontal</enum>
    </property>
   </widget>
   <widget class="Line" name="line_11">
    <property name="geometry">
     <rect>
      <x>940</x>
      <y>100</y>
      <width>20</width>
      <height>139</height>
     </rect>
    </property>
    <property name="frameShadow">
     <enum>QFrame::Plain</enum>
    </property>
    <property name="lineWidth">
     <number>3</number>
    </property>
    <property name="orientation">
     <enum>Qt::Vertical</enum>
    </property>
   </widget>
   <zorder>line_6</zorder>
   <zorder>label_69</zorder>
   <zorder>pushButton_3</zorder>
   <zorder>label_34</zorder>
   <zorder>label_72</zorder>
   <zorder>line_7</zorder>
   <zorder>label_49</zorder>
   <zorder>lineEdit</zorder>
   <zorder>comboBox</zorder>
   <zorder>comboBox_8</zorder>
   <zorder>comboBox_3</zorder>
   <zorder>label_12</zorder>
   <zorder>pushButton_4</zorder>
   <zorder>label_4</zorder>
   <zorder>label_3</zorder>
   <zorder>label_5</zorder>
   <zorder>pushButton_12</zorder>
   <zorder>comboBox_4</zorder>
   <zorder>radioButton</zorder>
   <zorder>lineEdit_2</zorder>
   <zorder>label_11</zorder>
   <zorder>label_6</zorder>
   <zorder>comboBox_2</zorder>
   <zorder>pushButton_8</zorder>
   <zorder>comboBox_7</zorder>
   <zorder>pushButton_5</zorder>
   <zorder>checkBox</zorder>
   <zorder>line_8</zorder>
   <zorder>line_9</zorder>
   <zorder>radioButton_2</zorder>
   <zorder>tableWidget</zorder>
   <zorder>calendarWidget</zorder>
   <zorder>calendarWidget_2</zorder>
   <zorder>line_5</zorder>
   <zorder>line_3</zorder>
   <zorder>line_17</zorder>
   <zorder>line_18</zorder>
   <zorder>line_16</zorder>
   <zorder>line_4</zorder>
   <zorder>line_15</zorder>
   <zorder>line_10</zorder>
   <zorder>line_11</zorder>
  </widget>
 </widget>
 <resources/>
 <connections/>
</ui>
